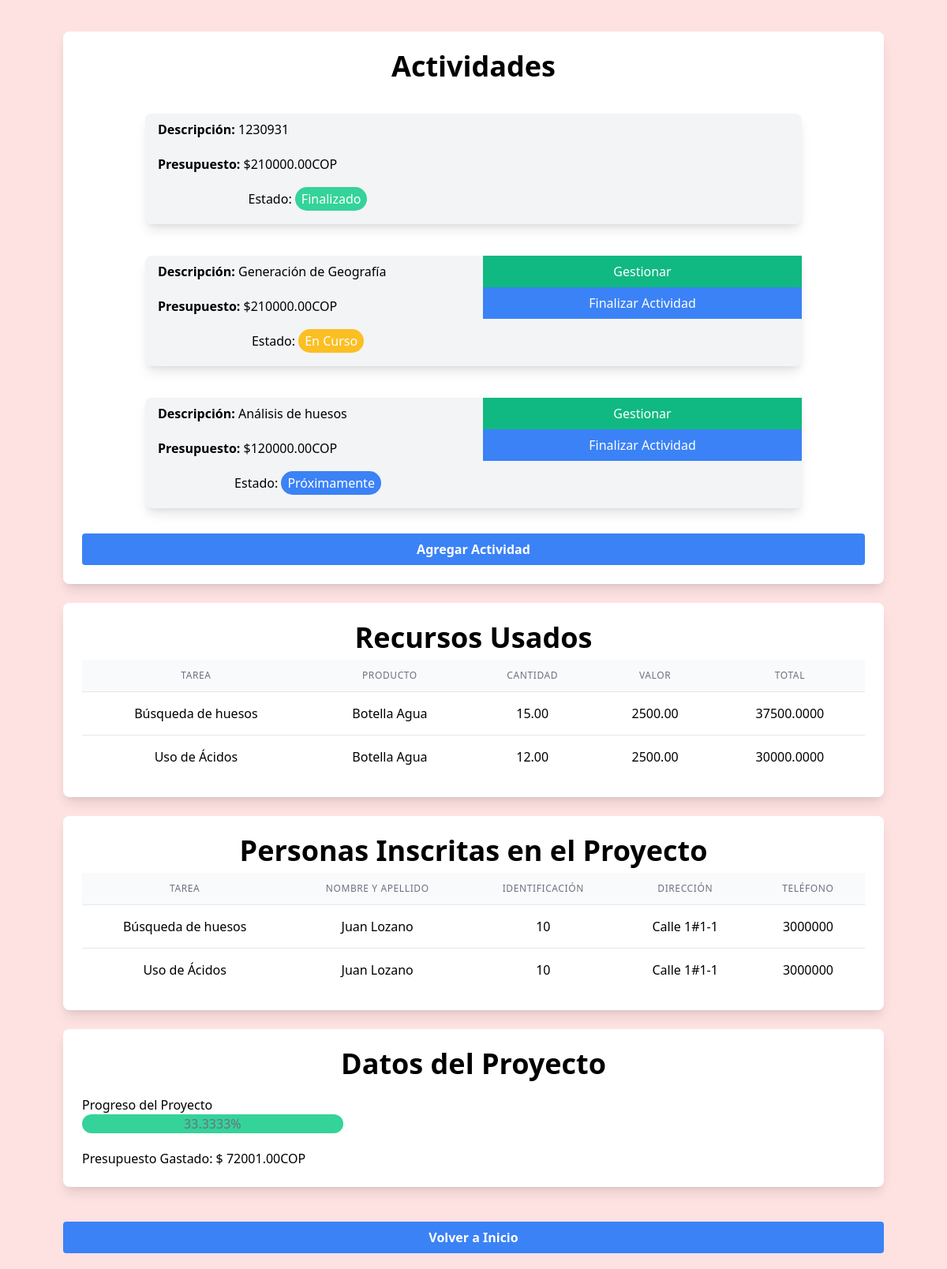
The app's page /views/proyecto.php?proyecto=8 (signed in) with its own data.
### tables this page shows
CREATE TABLE `actividades` (
  `Id_actividad` int NOT NULL AUTO_INCREMENT,
  `Descripcion` varchar(255) NOT NULL,
  `Fecha_inicio` date NOT NULL,
  `Fecha_final` date NOT NULL,
  `Id_proyecto` int NOT NULL,
  `Responsable` int DEFAULT NULL,
  `Estado` varchar(50) NOT NULL,
  `Presupuesto` decimal(10,2) NOT NULL,
  PRIMARY KEY (`Id_actividad`),
  KEY `Id_proyecto` (`Id_proyecto`),
  CONSTRAINT `actividades_ibfk_1` FOREIGN KEY (`Id_proyecto`) REFERENCES `proyectos` (`Id_proyecto`)
);

CREATE TABLE `recursos` (
  `Id_recurso` int NOT NULL AUTO_INCREMENT,
  `Descripcion` varchar(255) NOT NULL,
  `Valor` decimal(10,2) NOT NULL,
  `Unidad_de_medida` varchar(50) NOT NULL,
  PRIMARY KEY (`Id_recurso`)
);

CREATE TABLE `tareas` (
  `Id_tarea` int NOT NULL AUTO_INCREMENT,
  `Descripcion` varchar(255) NOT NULL,
  `Fecha_inicio` date NOT NULL,
  `Fecha_final` date NOT NULL,
  `Id_actividad` int NOT NULL,
  `Estado` varchar(50) NOT NULL,
  `Presupuesto` decimal(10,2) NOT NULL,
  PRIMARY KEY (`Id_tarea`),
  KEY `Id_actividad` (`Id_actividad`),
  CONSTRAINT `tareas_ibfk_1` FOREIGN KEY (`Id_actividad`) REFERENCES `actividades` (`Id_actividad`)
);

CREATE TABLE `personas` (
  `Id_persona` int NOT NULL AUTO_INCREMENT,
  `Nombre` varchar(100) NOT NULL,
  `Apellidos` varchar(100) NOT NULL,
  `Direccion` varchar(255) NOT NULL,
  `Telefono` varchar(20) NOT NULL,
  `Sexo` varchar(10) NOT NULL,
  `Fecha_nacimiento` date NOT NULL,
  `Profesion` varchar(100) NOT NULL,
  `identificacion` varchar(12) NOT NULL,
  `email` text,
  `password` text,
  PRIMARY KEY (`Id_persona`)
);

### models/Actividad.php (called while the page is built, shortened)
<?php
class Actividad {
    static function listar($proyecto) {
        return "SELECT * FROM actividades WHERE id_proyecto = $proyecto";
    }
}
?>

### views/proyecto.php (the view, shortened to what this page needs)
<?php
require('../models/Actividad.php');
$proyecto = isset($_GET['proyecto'])? $_GET['proyecto']: null;
$db = conectar();
$stmt = $db->prepare(Actividad::listar($proyecto));
$stmt->execute();
$actividades = $stmt->fetchAll(PDO::FETCH_ASSOC);
$stmt = $db->prepare("CALL progreso_actividad($proyecto)");
$stmt->execute();
$progreso = $stmt->fetch(PDO::FETCH_ASSOC);
$stmt = $db->prepare("CALL presupuesto_gastado($proyecto)");
$stmt->execute();
$presupuesto_gastado = $stmt->fetch(PDO::FETCH_ASSOC);
$stmt = $db->prepare("SELECT estado FROM proyectos WHERE id_proyecto = $proyecto");
$stmt->execute();
$estado_proyecto = $stmt->fetch(PDO::FETCH_ASSOC);
$sql = "SELECT tareas.descripcion, CONCAT(personas.nombre, ' ', personas.apellidos) AS nombre, personas.identificacion AS identificacion, personas.direccion AS direccion, personas.telefono AS telefono FROM tareas
        JOIN tareaxpersona ON tareas.id_tarea = tareaxpersona.id_tarea
        JOIN actividades ON actividades.id_actividad = tareas.id_actividad
        JOIN proyectos ON proyectos.id_proyecto = actividades.id_proyecto
        JOIN personas ON tareaxpersona.id_persona = personas.id_persona
        WHERE proyectos.id_proyecto = $proyecto";
$stmt = $db->prepare($sql);
$stmt->execute();
$personas_inscritas = $stmt->fetchAll(PDO::FETCH_ASSOC);
$sql = "SELECT DISTINCT(recursos.id_recurso), recursos.descripcion AS nombre, tareaxrecurso.cantidad AS cantidad, recursos.valor as valor, (tareaxrecurso.cantidad * recursos.valor) AS total, tareas.descripcion AS tarea FROM tareaxrecurso
            JOIN tareas ON tareas.id_tarea = tareaxrecurso.id_tarea
            JOIN actividades ON tareas.id_actividad = actividades.id_actividad
            JOIN proyectos ON proyectos.id_proyecto = actividades.id_proyecto
            JOIN recursos ON tareaxrecurso.id_recurso = recursos.id_recurso
        WHERE proyectos.id_proyecto = $proyecto";
$stmt = $db->prepare($sql);
$stmt->execute();
$recursos_inscritos = $stmt->fetchAll(PDO::FETCH_ASSOC);
?>
<html lang="es">
<head>
    <link href="https://cdn.jsdelivr.net/npm/tailwindcss@2.2.19/dist/tailwind.min.css" rel="stylesheet">
    <link rel='stylesheet' href='https://cdn-uicons.flaticon.com/2.0.0/uicons-solid-rounded/css/uicons-solid-rounded.css'>
</head>
<body class="bg-red-100">
    <div class=" text-center ml-20 mr-20 mt-10 grid gap-6 sm:grid-cols-1 md:grid-cols-1 lg:grid-cols-1 xl:grid-cols-1">
        <div class='bg-white rounded-lg shadow-lg overflow-hidden'>
            <div class='p-6'>
                <h2 class='text-4xl font-bold mb-2'>Actividades</h2>
                <?php foreach($actividades as $act) {?>
                    <div class="bg-gray-100 rounded-lg shadow-lg mt-5 text-center ml-20 mr-20 mt-10 grid gap-6 sm:grid-cols-2 md:grid-cols-2 lg:grid-cols-2 xl:grid-cols-2">
                        <section class="ml-2 text-left b-1 mb-5">
                            <p class="text-l ml-2 mt-2 mb-5"><strong>Descripción: </strong><?php echo $act['Descripcion'];?></p>
                            <p class="text-m ml-2 mt-2 mb-5"><strong>Presupuesto: </strong>$<?php echo $act['Presupuesto'];?>COP</p>
                            <?php
                            if ($act['Estado'] === 'En Curso') {
                                echo "<p class='text-center'>Estado: <span class='bg-yellow-400 text-white rounded-full px-2 py-1'>En Curso</span></p>";
                            }
                            else if ($act['Estado'] === 'Proximamente') {
                                echo "<p class='text-center'>Estado: <span class='bg-blue-500 text-white rounded-full px-2 py-1'>Próximamente</span></p>";
                            }
                            else if ($act['Estado'] === 'No cumplido') {
                                echo "<p class='text-center'>Estado: <span class='bg-red-400 text-white rounded-full px-2 py-1'>No Cumplido</span></p>";
                            }
                            else {
                                echo "<p class='text-center'>Estado: <span class='bg-green-400 text-white rounded-full px-2 py-1'>Finalizado</span></p>";
                            }
                            ?>
                        </section>
                        <?php if ($act['Estado'] != 'Finalizado') {?>
                        <section>
                            <a href='./actividad.php?proyecto=<?php echo $proyecto;?>&actividad=<?php echo $act['Id_actividad'];?>' class="block w-full bg-green-500 hover:bg-green-700 text-white text-center py-2">
                                Gestionar
                            </a>
                            <a href='../controllers/ActividadController.php?actividad=<?php echo $act['Id_actividad'];?>' class="block w-full bg-blue-500 hover:bg-blue-700 text-white text-center py-2">
                                Finalizar Actividad
                            </a>
                        </section>
                        <?php }?>
                    </div>
                <?php }?>
                <?php if ($estado_proyecto['estado'] != 'Finalizado') {?>
                    <button class='mt-8 w-full bg-blue-500 hover:bg-blue-700 text-white font-bold py-2 px-4 rounded focus:outline-none focus:shadow-outline' onclick="abrirModalActividades()">Agregar Actividad</button>
                <?php }?>
            </div>
        </div>
        <div class='bg-white rounded-lg shadow-lg overflow-hidden'>
            <div class='p-6'>
                <h2 class='text-4xl font-bold mb-2'>Recursos Usados</h2>
                <table class="min-w-full divide-y divide-gray-200 text-center">
                    <thead class="bg-gray-50">
                        <tr>
                            <th scope="col" class="px-6 py-3  text-xs font-medium text-gray-500 uppercase tracking-wider">Tarea</th>
                            <th scope="col" class="px-6 py-3  text-xs font-medium text-gray-500 uppercase tracking-wider">Producto</th>
                            <th scope="col" class="px-6 py-3  text-xs font-medium text-gray-500 uppercase tracking-wider">Cantidad</th>
                            <th scope="col" class="px-6 py-3  text-xs font-medium text-gray-500 uppercase tracking-wider">Valor</th>
                            <th scope="col" class="px-6 py-3  text-xs font-medium text-gray-500 uppercase tracking-wider">Total</th>
                        </tr>
                    </thead>
                    <tbody class="bg-white divide-y divide-gray-200">
                        <?php foreach($recursos_inscritos as $recurso) { ?>
                            <tr>
                                <td class="px-6 py-4 whitespace-nowrap"><?php echo $recurso['tarea']; ?></td>
                                <td class="px-6 py-4 whitespace-nowrap"><?php echo $recurso['nombre']; ?></td>
                                <td class="px-6 py-4 whitespace-nowrap"><?php echo $recurso['cantidad']; ?></td>
                                <td class="px-6 py-4 whitespace-nowrap"><?php echo $recurso['valor']; ?></td>
                                <td class="px-6 py-4 whitespace-nowrap"><?php echo $recurso['total']; ?></td>
                            </tr>
                        <?php } ?>
                </tbody>
            </table>
            </div>
        </div>
        <div class='bg-white rounded-lg shadow-lg overflow-hidden'>
            <div class='p-6'>
                <h2 class='text-4xl font-bold mb-2'>Personas Inscritas en el Proyecto</h2>
                <table class="min-w-full divide-y divide-gray-200 text-center">
                <thead class="bg-gray-50">
                    <tr>
                        <th scope="col" class="px-6 py-3  text-xs font-medium text-gray-500 uppercase tracking-wider">Tarea</th>
                        <th scope="col" class="px-6 py-3  text-xs font-medium text-gray-500 uppercase tracking-wider">Nombre y Apellido</th>
                        <th scope="col" class="px-6 py-3  text-xs font-medium text-gray-500 uppercase tracking-wider">Identificación</th>
                        <th scope="col" class="px-6 py-3  text-xs font-medium text-gray-500 uppercase tracking-wider">Dirección</th>
                        <th scope="col" class="px-6 py-3  text-xs font-medium text-gray-500 uppercase tracking-wider">Teléfono</th>
                    </tr>
                </thead>
                <tbody class="bg-white divide-y divide-gray-200">
                    <?php foreach($personas_inscritas as $persona) { ?>
                        <tr>
                            <td class="px-6 py-4 whitespace-nowrap"><?php echo $persona['descripcion']; ?></td>
                            <td class="px-6 py-4 whitespace-nowrap"><?php echo $persona['nombre']; ?></td>
                            <td class="px-6 py-4 whitespace-nowrap"><?php echo $persona['identificacion']; ?></td>
                            <td class="px-6 py-4 whitespace-nowrap"><?php echo $persona['direccion']; ?></td>
                            <td class="px-6 py-4 whitespace-nowrap"><?php echo $persona['telefono']; ?></td>
                        </tr>
                    <?php } ?>
                </tbody>
            </table>
            </div>
        </div>
        <div class='bg-white rounded-lg shadow-lg overflow-hidden'>
            <div class='p-6'>
                <h2 class='text-4xl font-bold mb-2'>Datos del Proyecto</h2>
                <section class="mt-5">
                    <h3 class="text-left">Progreso del Proyecto</h3>
                    <div class='bg-green-400 h-6 rounded-full text-gray-500' style='width:<?php echo $progreso['progreso']; ?>%;'><?php echo $progreso['progreso']; ?>%</div>
                </section>
                <section class="mt-5">
                    <h3 class="text-left">Presupuesto Gastado: $ <?php echo $presupuesto_gastado['gastado'];?>COP</h3>
                </section>
            </div>
        </div>
        <a href="./main.php" class='mt-5 mb-5 mr-10 w-full bg-blue-500 hover:bg-blue-700 text-white font-bold py-2 px-4 rounded focus:outline-none focus:shadow-outline'>Volver a Inicio</a>
    </div>
</body>

### records on screen
actividades: Descripcion "1230931", Presupuesto "210000.00", shows "Estado:", Estado "Finalizado"
actividades: Descripcion "Generación de Geografía", Presupuesto "210000.00", shows "Estado:", Estado "En Curso"
actividades: Descripcion "Análisis de huesos", Presupuesto "120000.00", shows "Estado:", Estado "Próximamente"
recursos: tarea "Búsqueda de huesos", Descripcion "Botella Agua", cantidad "15.00", Valor "2500.00", total "37500.0000", tarea "Uso de Ácidos", cantidad "12.00", total "30000.0000"
tareas: Descripcion "Búsqueda de huesos", nombre "Juan Lozano", personas.identificacion "10", personas.Direccion "Calle 1#1-1", personas.Telefono "3000000"
tareas: Descripcion "Uso de Ácidos", nombre "Juan Lozano", personas.identificacion "10", personas.Direccion "Calle 1#1-1", personas.Telefono "3000000"

### other values on screen
$progreso['progreso'] "33.3333"
$presupuesto_gastado['gastado'] "72001.00"
